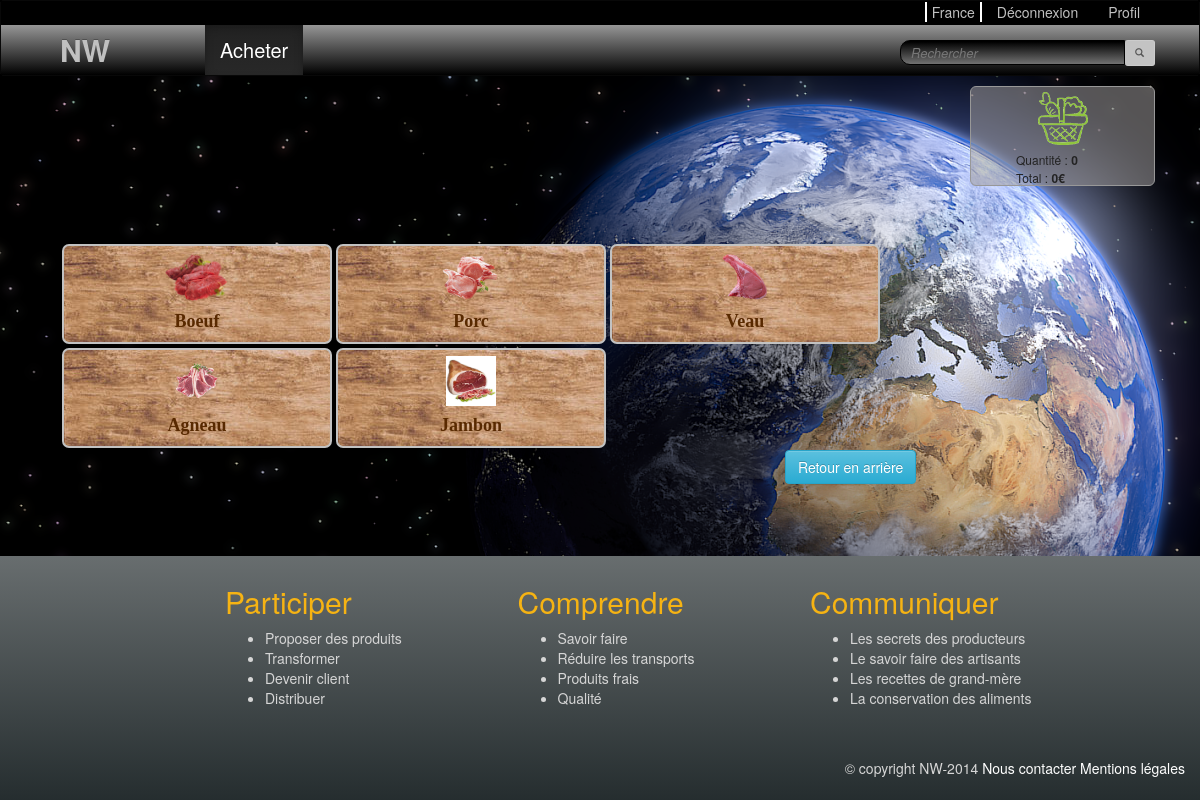
Page /buy.php?shelf=3 (signed in) on the committed database.
### tables this page shows
CREATE TABLE IF NOT EXISTS `category` (
  `id` int(11) NOT NULL AUTO_INCREMENT,
  `libelle` varchar(255) NOT NULL,
  `shelf` int(11) NOT NULL,
  `picture` varchar(255) DEFAULT NULL,
  PRIMARY KEY (`id`),
  KEY `fk_shelf_id` (`shelf`)
);

### inc/main.php (called while the page is built, shortened)
<?php
$categoryManager = new PdoCategoryManager();

### inc/manager/AbstractPdoManager.php (called while the page is built, shortened)
<?php
abstract class AbstractPdoManager{
	public function __construct(){
		global $PDO_;
		if($PDO_ == null){
			$PDO_ = new PDO('mysql:host='.DB_HOST.';dbname='.DB_NAME, DB_LOGIN, DB_PASSWORD);
			$PDO_->exec("SET CHARACTER SET utf8");
			$PDO_->setAttribute( PDO::ATTR_ERRMODE, PDO::ERRMODE_EXCEPTION );
		}
		$this->PDO = $PDO_;
	}
}

### inc/manager/PdoCategoryManager.php (called while the page is built, shortened)
<?php
class PdoCategoryManager extends AbstractPdoManager{
	public function findAllFromShelf($shelf){
		$stm = $this->PDO->prepare("SELECT * FROM category WHERE shelf = :shelf");
		$stm->bindValue(":shelf", $shelf);
		$stm->execute();
		$stm->setFetchMode(PDO::FETCH_CLASS, 'Category');
		return $stm->fetchAll();
	}
}

### inc/entities/Category.php (called while the page is built, shortened)
<?php
class Category{
	private $id;
	private $libelle;
	private $picture;
	public function getId(){
		return $this->id;
	}
	public function getLibelle(){
		return $this->libelle;
	}
	public function getPicture(){
		return $this->picture;
	}
}
?>

### buy.php (the view, shortened to what this page needs)
<?php
include "inc/main.php";
$items = [];
$param = "shelf=";
if(isset($_GET['shelf'])){
	$items = $categoryManager->findAllFromShelf($_GET['shelf']);
	$param = "category=";
} else if(isset($_GET['category'])){
	$items = $lotManager->findAllFromCategory($_GET['category']);
} else{
	$items = $shelfManager->findAll();
}
?>
<!DOCTYPE html>
<html>
	<head>
		<?php include __DIR__."/parts/stylesheets.php";?>
	</head>
	<body>
		<?php include __DIR__."/parts/header.php";?>
		<div class="wrapped container">
			<section>
				<div class="col-md-2 col-md-offset-10 basket">
					<a href="basket.php">
						<img src="images/basket.png" alt="Panier" width="50" class="center-block"/>
					</a>
					<ul class="margin-top-05">
						<li>Quantité : <strong><span id="basket-quantity"><?php echo $_SESSION["basket"]['quantity']; ?></span></strong></li>
						<li>Total : <strong><span id="basket-total"><?php echo $_SESSION["basket"]['total']; ?></span>€</strong></li>
					</ul>
				</div>
				<div class="col-md-12 margin-top-05-percent">
					<?php foreach ($items as $item) {
						if(isset($_GET['category'])){
							$lot = $item;
							$item = $productManager->findProductById($item->getProduct());
						}else{?>
						<a href="?<?php echo $param . $item->getId();?>">
						<?php }?>
							<div class="col-md-3 buy-item text-center">
								<div class="row">
									<img src="<?php echo $item->getPicture();?>" alt="<?php echo $item->getLibelle();?>" />
								</div>
								<div class="row">
									<h4><?php
										echo $item->getLibelle();
									?></h4>
								</div>
							</div>
						<?php if(!isset($_GET['category'])){?>
						</a>
						<?php }?>
					<?php }?>
				</div>
				<input type="button" class="col-md-offset-8 btn btn-info" value="Retour en arrière" onClick="window.history.back()">
			</section>
		</div>
		<?php include __DIR__."/parts/footer.php";?>
	</body>
</html>

### css/main.css (style rules this page uses)
html, body { height: 100%; }
body { background-image: url('../images/monde.png'); }
section { padding: 10px 30px; font-size: 12px; min-height: 100%; position: relative; }
.wrapped { min-height: calc(100% - 320px); padding: 0; padding-bottom: 50px; }
.buy-item { background-color: red; padding: 6px; border-radius: 7px; margin: 2px; height: 100px; background-image: url('../images/buy_item.jpg'); border: 2px solid #c2c2c2; }
.buy-item img { max-width: 100px; max-height: 50px; }
.buy-item h4 { font-family: "Comic Sans MS", Georgia, Serif; font-weight: bold; color: #582900; }
.basket { height: 100px; background-color: rgba(159, 155, 155, 0.54); color: rgb(35, 35, 35); border-radius: 6px; border: 1px solid #989898; padding: 5px; }
.basket li { list-style-type: none; }
.margin-top-05 { margin-top: 0.5em; }
.margin-top-05-percent { margin-top: 5%; }

### rows in the picture
category: picture (picture), libelle "Boeuf"
category: picture (picture), libelle "Porc"
category: picture (picture), libelle "Veau"
category: picture (picture), libelle "Agneau"
category: picture (picture), libelle "Jambon"

### other values in the picture
$_SESSION["basket"]['quantity'] "0"
$_SESSION["basket"]['total'] "0"
